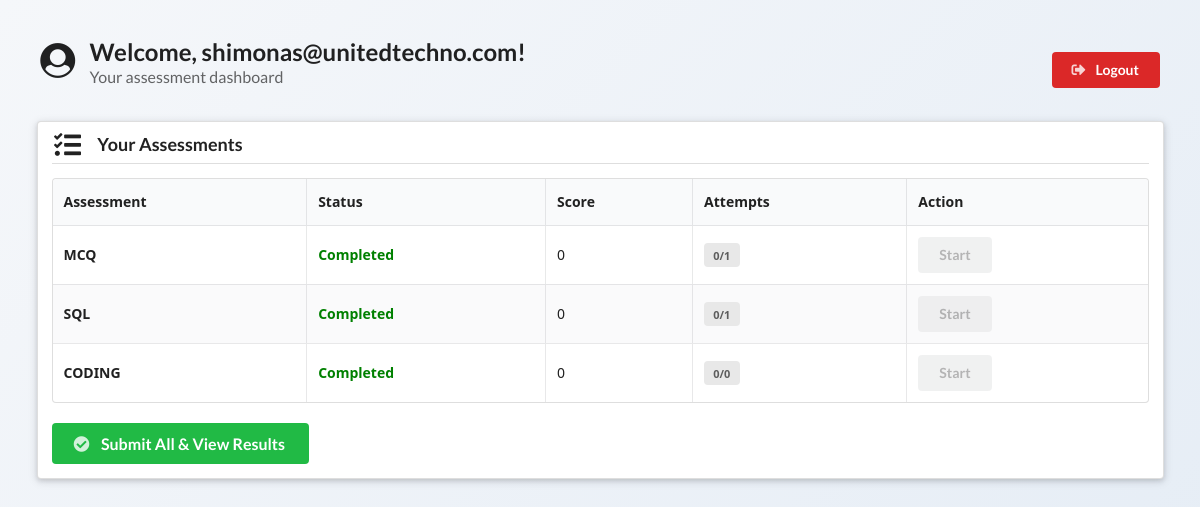
The app's page /dashboard (signed in) with its own data.
### tables this page shows
CREATE TABLE progress(
        id INTEGER PRIMARY KEY AUTOINCREMENT,
        user_id INTEGER,
        assessment_type TEXT,
        attempts INTEGER DEFAULT 0,
        completed INTEGER DEFAULT 0,
        score INTEGER DEFAULT 0,
        UNIQUE(user_id,assessment_type)
    );

### app.py (the view)
@app.route('/dashboard')
def dashboard():
    if 'user_id' not in session:
        return redirect(url_for('login'))
    if session.get('role') == 'admin':
        return redirect(url_for('admin_dashboard'))
    user_id = session['user_id']
    progress = get_user_progress_by_id(user_id)
    assigned = get_user_assigned_by_id(user_id)
    for key in ['mcq','sql','coding']:
        if key in progress:
            progress[key]['max_attempts'] = assigned.get(key,0)
        else:
            progress[key] = {"completed": 0, "score": 0, "attempts": 0, "max_attempts": assigned.get(key,0)}
    return render_template('dashboard.html', progress=progress, assigned=assigned)

### app.py (called while the page is built)
def get_db_connection():
    conn = sqlite3.connect(DB_FILE)
    conn.row_factory = sqlite3.Row
    return conn

def get_user_progress_by_id(user_id):
    conn = get_db_connection()
    cur = conn.cursor()
    cur.execute("SELECT * FROM progress WHERE user_id=?", (user_id,))
    rows = cur.fetchall()
    conn.close()
    progress = {}
    for r in rows:
        progress[r["assessment_type"]] = {
            "completed": r["completed"],
            "score": r["score"],
            "attempts": r["attempts"],
            "max_attempts": 0
        }
    return progress

def get_user_assigned_by_id(user_id):
    conn = get_db_connection()
    cur = conn.cursor()
    cur.execute("SELECT * FROM assignments WHERE user_id=?", (user_id,))
    row = cur.fetchone()
    conn.close()
    if row:
        return {"mcq": row["mcq"], "sql": row["sql"], "coding": row["coding"]}
    else:
        return {"mcq": 0, "sql": 0, "coding": 0}

### templates/dashboard.html (shortened to what this page needs)
<!DOCTYPE html>
<html lang="en">
<head>
<link rel="stylesheet" href="https://cdnjs.cloudflare.com/ajax/libs/semantic-ui/2.4.1/semantic.min.css">
</head>
<body>
<div class="ui container">
<div class="header-bar">
<h2 class="ui header">
<i class="user circle icon"></i>
<div class="content">
Welcome, {{ session.get('username', 'User') }}!
<div class="sub header">Your assessment dashboard</div>
</div>
</h2>
<a href="{{ url_for('logout') }}" class="ui red button">
<i class="sign-out icon"></i>
Logout
</a>
</div>
<div class="ui raised segment dashboard-card">
<h3 class="ui dividing header">
<i class="tasks icon"></i>
Your Assessments
</h3>
<table class="ui celled striped table">
<thead>
<tr>
<th>Assessment</th>
<th>Status</th>
<th>Score</th>
<th>Attempts</th>
<th>Action</th>
</tr>
</thead>
<tbody>
{% for key in ['mcq','sql','coding'] %}
{% set p = progress.get(key, {'completed': 0, 'score': 0, 'attempts': 0, 'max_attempts': assigned.get(key,0)}) %}
{% set a = assigned.get(key,0) %}
<tr>
<td>
<strong>{{ key|upper }}</strong>
</td>
<td>
{% if p.completed %} <span class="status-completed">Completed</span>
{% else %} <span class="status-pending">Pending</span>
{% endif %}
</td>
<td>{{ p.score }}</td>
<td>
<div class="ui small label">
{{ p.attempts }}/{{ p.max_attempts }}
</div>
</td>
<td>
{% if a > 0 and p.attempts < p.max_attempts and not p.completed %}
<a href="{{ url_for(key) }}" class="ui primary button">
<i class="play icon"></i>
Start
</a>
{% else %}
<button class="ui disabled button">
Start
</button>
{% endif %}
</td>
</tr>
{% endfor %}
</tbody>
</table>
<div class="result-btn">
<a href="{{ url_for('final_submit') }}" class="ui green large button">
<i class="check circle icon"></i>
Submit All & View Results
</a>
</div>
</div>
</div>
</body>
</html>

### templates/dashboard.html (style rules this page uses)
body { background: linear-gradient(135deg,#f5f7fa,#e4ecf5); font-family:"Segoe UI", Arial, sans-serif; }
.container { margin-top:40px; }
.header-bar { display:flex; justify-content:space-between; align-items:center; margin-bottom:20px; }
.dashboard-card { padding:25px; }
.result-btn { margin-top:20px; }
.status-completed { color:green; font-weight:bold; }

### records on screen
progress: assessment_type "MCQ", score "0", attempts "0", max_attempts "1"
progress: assessment_type "SQL", score "0", attempts "0", max_attempts "1"
progress: assessment_type "CODING", score "0", attempts "0", max_attempts "0"

### other values on screen
{{ session.get('username', 'User') }} "shimonas@unitedtechno.com"
